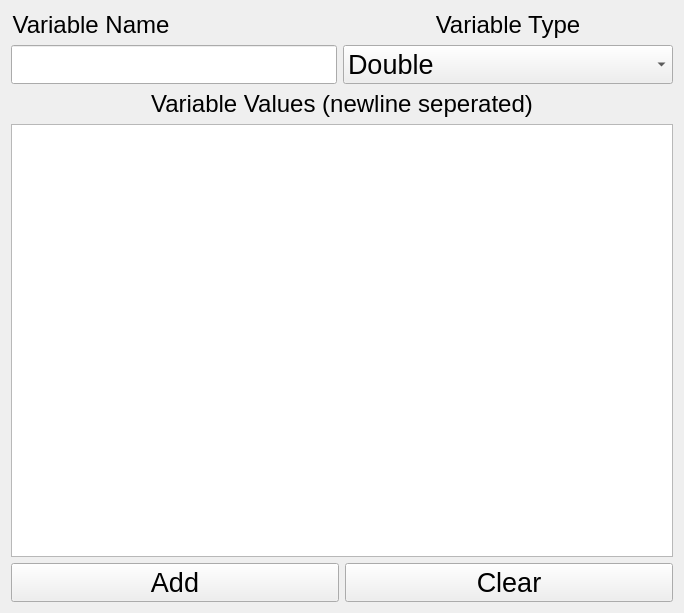
<?xml version="1.0" encoding="UTF-8"?>
<ui version="4.0">
 <class>SingleVarCreator</class>
 <widget class="QWidget" name="SingleVarCreator">
  <property name="geometry">
   <rect>
    <x>0</x>
    <y>0</y>
    <width>684</width>
    <height>613</height>
   </rect>
  </property>
  <property name="windowTitle">
   <string>Single Variable Creator</string>
  </property>
  <layout class="QGridLayout" name="gridLayout">
   <item row="1" column="2">
    <widget class="QComboBox" name="cmbType">
     <property name="minimumSize">
      <size>
       <width>330</width>
       <height>20</height>
      </size>
     </property>
     <property name="font">
      <font>
       <pointsize>20</pointsize>
      </font>
     </property>
     <item>
      <property name="text">
       <string>Double</string>
      </property>
     </item>
     <item>
      <property name="text">
       <string>Array of Doubles</string>
      </property>
     </item>
    </widget>
   </item>
   <item row="1" column="0" colspan="2">
    <widget class="QLineEdit" name="lneName">
     <property name="font">
      <font>
       <pointsize>20</pointsize>
      </font>
     </property>
    </widget>
   </item>
   <item row="0" column="0">
    <widget class="QLabel" name="lblName">
     <property name="font">
      <font>
       <pointsize>18</pointsize>
      </font>
     </property>
     <property name="text">
      <string>Variable Name</string>
     </property>
     <property name="alignment">
      <set>Qt::AlignCenter</set>
     </property>
    </widget>
   </item>
   <item row="0" column="2">
    <widget class="QLabel" name="lblType">
     <property name="font">
      <font>
       <pointsize>18</pointsize>
      </font>
     </property>
     <property name="text">
      <string>Variable Type</string>
     </property>
     <property name="alignment">
      <set>Qt::AlignCenter</set>
     </property>
    </widget>
   </item>
   <item row="2" column="0" colspan="3">
    <widget class="QLabel" name="lblValues">
     <property name="font">
      <font>
       <pointsize>18</pointsize>
      </font>
     </property>
     <property name="text">
      <string>Variable Values (newline seperated)</string>
     </property>
     <property name="alignment">
      <set>Qt::AlignCenter</set>
     </property>
    </widget>
   </item>
   <item row="3" column="0" colspan="3">
    <widget class="QTextEdit" name="txtValues">
     <property name="font">
      <font>
       <pointsize>20</pointsize>
      </font>
     </property>
    </widget>
   </item>
   <item row="4" column="0" colspan="3">
    <layout class="QHBoxLayout" name="buttonLayout">
     <item>
      <widget class="QPushButton" name="btnAdd">
       <property name="font">
        <font>
         <pointsize>20</pointsize>
        </font>
       </property>
       <property name="text">
        <string>Add</string>
       </property>
      </widget>
     </item>
     <item>
      <widget class="QPushButton" name="btnClear">
       <property name="font">
        <font>
         <pointsize>20</pointsize>
        </font>
       </property>
       <property name="text">
        <string>Clear</string>
       </property>
      </widget>
     </item>
    </layout>
   </item>
  </layout>
 </widget>
 <resources/>
 <connections/>
</ui>
